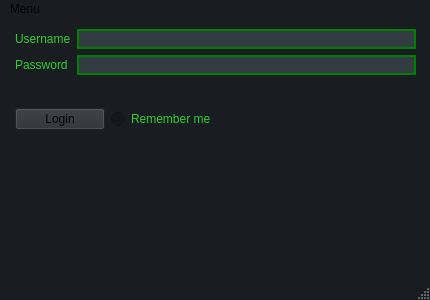
<?xml version="1.0" encoding="UTF-8"?>
<ui version="4.0">
 <class>AccountsWindow</class>
 <widget class="QMainWindow" name="AccountsWindow">
  <property name="geometry">
   <rect>
    <x>0</x>
    <y>0</y>
    <width>430</width>
    <height>300</height>
   </rect>
  </property>
  <property name="minimumSize">
   <size>
    <width>430</width>
    <height>300</height>
   </size>
  </property>
  <property name="maximumSize">
   <size>
    <width>430</width>
    <height>300</height>
   </size>
  </property>
  <property name="palette">
   <palette>
    <active>
     <colorrole role="WindowText">
      <brush brushstyle="SolidPattern">
       <color alpha="255">
        <red>50</red>
        <green>205</green>
        <blue>50</blue>
       </color>
      </brush>
     </colorrole>
     <colorrole role="Button">
      <brush brushstyle="SolidPattern">
       <color alpha="255">
        <red>42</red>
        <green>46</green>
        <blue>51</blue>
       </color>
      </brush>
     </colorrole>
     <colorrole role="Light">
      <brush brushstyle="SolidPattern">
       <color alpha="255">
        <red>25</red>
        <green>29</green>
        <blue>33</blue>
       </color>
      </brush>
     </colorrole>
     <colorrole role="Midlight">
      <brush brushstyle="SolidPattern">
       <color alpha="255">
        <red>25</red>
        <green>29</green>
        <blue>33</blue>
       </color>
      </brush>
     </colorrole>
     <colorrole role="Text">
      <brush brushstyle="SolidPattern">
       <color alpha="255">
        <red>50</red>
        <green>205</green>
        <blue>50</blue>
       </color>
      </brush>
     </colorrole>
     <colorrole role="BrightText">
      <brush brushstyle="SolidPattern">
       <color alpha="255">
        <red>255</red>
        <green>85</green>
        <blue>85</blue>
       </color>
      </brush>
     </colorrole>
     <colorrole role="ButtonText">
      <brush brushstyle="SolidPattern">
       <color alpha="255">
        <red>50</red>
        <green>205</green>
        <blue>50</blue>
       </color>
      </brush>
     </colorrole>
     <colorrole role="Base">
      <brush brushstyle="SolidPattern">
       <color alpha="255">
        <red>21</red>
        <green>24</green>
        <blue>27</blue>
       </color>
      </brush>
     </colorrole>
     <colorrole role="Window">
      <brush brushstyle="SolidPattern">
       <color alpha="255">
        <red>25</red>
        <green>29</green>
        <blue>33</blue>
       </color>
      </brush>
     </colorrole>
     <colorrole role="Highlight">
      <brush brushstyle="SolidPattern">
       <color alpha="255">
        <red>56</red>
        <green>142</green>
        <blue>60</blue>
       </color>
      </brush>
     </colorrole>
     <colorrole role="AlternateBase">
      <brush brushstyle="SolidPattern">
       <color alpha="255">
        <red>35</red>
        <green>39</green>
        <blue>43</blue>
       </color>
      </brush>
     </colorrole>
     <colorrole role="ToolTipBase">
      <brush brushstyle="SolidPattern">
       <color alpha="255">
        <red>21</red>
        <green>24</green>
        <blue>27</blue>
       </color>
      </brush>
     </colorrole>
    </active>
    <inactive>
     <colorrole role="WindowText">
      <brush brushstyle="SolidPattern">
       <color alpha="255">
        <red>50</red>
        <green>205</green>
        <blue>50</blue>
       </color>
      </brush>
     </colorrole>
     <colorrole role="Button">
      <brush brushstyle="SolidPattern">
       <color alpha="255">
        <red>42</red>
        <green>46</green>
        <blue>51</blue>
       </color>
      </brush>
     </colorrole>
     <colorrole role="Light">
      <brush brushstyle="SolidPattern">
       <color alpha="255">
        <red>25</red>
        <green>29</green>
        <blue>33</blue>
       </color>
      </brush>
     </colorrole>
     <colorrole role="Midlight">
      <brush brushstyle="SolidPattern">
       <color alpha="255">
        <red>25</red>
        <green>29</green>
        <blue>33</blue>
       </color>
      </brush>
     </colorrole>
     <colorrole role="Text">
      <brush brushstyle="SolidPattern">
       <color alpha="255">
        <red>50</red>
        <green>205</green>
        <blue>50</blue>
       </color>
      </brush>
     </colorrole>
     <colorrole role="BrightText">
      <brush brushstyle="SolidPattern">
       <color alpha="255">
        <red>255</red>
        <green>85</green>
        <blue>85</blue>
       </color>
      </brush>
     </colorrole>
     <colorrole role="ButtonText">
      <brush brushstyle="SolidPattern">
       <color alpha="255">
        <red>50</red>
        <green>205</green>
        <blue>50</blue>
       </color>
      </brush>
     </colorrole>
     <colorrole role="Base">
      <brush brushstyle="SolidPattern">
       <color alpha="255">
        <red>21</red>
        <green>24</green>
        <blue>27</blue>
       </color>
      </brush>
     </colorrole>
     <colorrole role="Window">
      <brush brushstyle="SolidPattern">
       <color alpha="255">
        <red>25</red>
        <green>29</green>
        <blue>33</blue>
       </color>
      </brush>
     </colorrole>
     <colorrole role="Highlight">
      <brush brushstyle="SolidPattern">
       <color alpha="255">
        <red>56</red>
        <green>142</green>
        <blue>60</blue>
       </color>
      </brush>
     </colorrole>
     <colorrole role="AlternateBase">
      <brush brushstyle="SolidPattern">
       <color alpha="255">
        <red>35</red>
        <green>39</green>
        <blue>43</blue>
       </color>
      </brush>
     </colorrole>
     <colorrole role="ToolTipBase">
      <brush brushstyle="SolidPattern">
       <color alpha="255">
        <red>21</red>
        <green>24</green>
        <blue>27</blue>
       </color>
      </brush>
     </colorrole>
    </inactive>
    <disabled>
     <colorrole role="Button">
      <brush brushstyle="SolidPattern">
       <color alpha="255">
        <red>42</red>
        <green>46</green>
        <blue>51</blue>
       </color>
      </brush>
     </colorrole>
     <colorrole role="Light">
      <brush brushstyle="SolidPattern">
       <color alpha="255">
        <red>25</red>
        <green>29</green>
        <blue>33</blue>
       </color>
      </brush>
     </colorrole>
     <colorrole role="Midlight">
      <brush brushstyle="SolidPattern">
       <color alpha="255">
        <red>25</red>
        <green>29</green>
        <blue>33</blue>
       </color>
      </brush>
     </colorrole>
     <colorrole role="BrightText">
      <brush brushstyle="SolidPattern">
       <color alpha="255">
        <red>255</red>
        <green>85</green>
        <blue>85</blue>
       </color>
      </brush>
     </colorrole>
     <colorrole role="Base">
      <brush brushstyle="SolidPattern">
       <color alpha="255">
        <red>25</red>
        <green>29</green>
        <blue>33</blue>
       </color>
      </brush>
     </colorrole>
     <colorrole role="Window">
      <brush brushstyle="SolidPattern">
       <color alpha="255">
        <red>25</red>
        <green>29</green>
        <blue>33</blue>
       </color>
      </brush>
     </colorrole>
     <colorrole role="AlternateBase">
      <brush brushstyle="SolidPattern">
       <color alpha="255">
        <red>35</red>
        <green>39</green>
        <blue>43</blue>
       </color>
      </brush>
     </colorrole>
     <colorrole role="ToolTipBase">
      <brush brushstyle="SolidPattern">
       <color alpha="255">
        <red>21</red>
        <green>24</green>
        <blue>27</blue>
       </color>
      </brush>
     </colorrole>
    </disabled>
   </palette>
  </property>
  <property name="windowTitle">
   <string>QuickFileHosting - Account</string>
  </property>
  <widget class="QWidget" name="centralwidget">
   <widget class="QStackedWidget" name="stackedWidget">
    <property name="geometry">
     <rect>
      <x>0</x>
      <y>0</y>
      <width>431</width>
      <height>201</height>
     </rect>
    </property>
    <property name="currentIndex">
     <number>0</number>
    </property>
    <widget class="QWidget" name="page_3">
     <widget class="QWidget" name="gridLayoutWidget">
      <property name="geometry">
       <rect>
        <x>10</x>
        <y>10</y>
        <width>411</width>
        <height>101</height>
       </rect>
      </property>
      <layout class="QGridLayout" name="gridLayout">
       <property name="leftMargin">
        <number>5</number>
       </property>
       <property name="rightMargin">
        <number>5</number>
       </property>
       <item row="0" column="0">
        <layout class="QFormLayout" name="formLayout">
         <item row="0" column="0">
          <widget class="QLabel" name="label">
           <property name="text">
            <string>Username</string>
           </property>
          </widget>
         </item>
         <item row="0" column="1">
          <widget class="QLineEdit" name="username">
           <property name="styleSheet">
            <string notr="true">background-color: rgba(50, 58, 66, 1);
border: 2px solid green;</string>
           </property>
          </widget>
         </item>
         <item row="1" column="0">
          <widget class="QLabel" name="label_2">
           <property name="text">
            <string>Password</string>
           </property>
          </widget>
         </item>
         <item row="1" column="1">
          <widget class="QLineEdit" name="password">
           <property name="styleSheet">
            <string notr="true">background-color: rgba(50, 58, 66, 1);
border: 2px solid green;</string>
           </property>
           <property name="inputMethodHints">
            <set>Qt::InputMethodHint::ImhHiddenText|Qt::InputMethodHint::ImhSensitiveData</set>
           </property>
          </widget>
         </item>
        </layout>
       </item>
       <item row="1" column="0">
        <layout class="QHBoxLayout" name="horizontalLayout_3">
         <item>
          <widget class="QPushButton" name="loginButton">
           <property name="maximumSize">
            <size>
             <width>90</width>
             <height>25</height>
            </size>
           </property>
           <property name="styleSheet">
            <string notr="true">background-color: rgba(42, 46, 51, 1);</string>
           </property>
           <property name="text">
            <string>Login</string>
           </property>
          </widget>
         </item>
         <item>
          <widget class="QRadioButton" name="remembermeButton">
           <property name="text">
            <string>Remember me</string>
           </property>
          </widget>
         </item>
        </layout>
       </item>
      </layout>
     </widget>
    </widget>
    <widget class="QWidget" name="page_4">
     <widget class="QWidget" name="gridLayoutWidget_2">
      <property name="geometry">
       <rect>
        <x>10</x>
        <y>10</y>
        <width>411</width>
        <height>161</height>
       </rect>
      </property>
      <layout class="QGridLayout" name="gridLayout_4">
       <property name="leftMargin">
        <number>5</number>
       </property>
       <property name="rightMargin">
        <number>5</number>
       </property>
       <item row="0" column="0">
        <layout class="QFormLayout" name="formLayout_4">
         <item row="0" column="1">
          <widget class="QLineEdit" name="username_4">
           <property name="styleSheet">
            <string notr="true">background-color: rgba(50, 58, 66, 1);
border: 2px solid green;</string>
           </property>
          </widget>
         </item>
         <item row="1" column="0">
          <widget class="QLabel" name="label_8">
           <property name="text">
            <string>Password</string>
           </property>
          </widget>
         </item>
         <item row="1" column="1">
          <widget class="QLineEdit" name="password_4">
           <property name="styleSheet">
            <string notr="true">background-color: rgba(50, 58, 66, 1);
border: 2px solid green;</string>
           </property>
           <property name="inputMethodHints">
            <set>Qt::InputMethodHint::ImhHiddenText|Qt::InputMethodHint::ImhSensitiveData</set>
           </property>
          </widget>
         </item>
         <item row="2" column="0">
          <widget class="QLabel" name="repeatPasswordLabel">
           <property name="text">
            <string>Repeat Password</string>
           </property>
          </widget>
         </item>
         <item row="2" column="1">
          <widget class="QLineEdit" name="repeatPasswordLineEdit">
           <property name="styleSheet">
            <string notr="true">background-color: rgba(50, 58, 66, 1);
border: 2px solid green;</string>
           </property>
          </widget>
         </item>
         <item row="0" column="0">
          <widget class="QLabel" name="label_7">
           <property name="text">
            <string>Username</string>
           </property>
          </widget>
         </item>
         <item row="3" column="0">
          <widget class="QLabel" name="emailLabel">
           <property name="text">
            <string>Email</string>
           </property>
          </widget>
         </item>
         <item row="3" column="1">
          <widget class="QLineEdit" name="emailLineEdit">
           <property name="styleSheet">
            <string notr="true">background-color: rgba(50, 58, 66, 1);
border: 2px solid green;</string>
           </property>
          </widget>
         </item>
        </layout>
       </item>
       <item row="1" column="0">
        <widget class="QPushButton" name="registerButton_4">
         <property name="maximumSize">
          <size>
           <width>90</width>
           <height>25</height>
          </size>
         </property>
         <property name="styleSheet">
          <string notr="true">background-color: rgba(42, 46, 51, 1);</string>
         </property>
         <property name="text">
          <string>Register</string>
         </property>
        </widget>
       </item>
      </layout>
     </widget>
    </widget>
    <widget class="QWidget" name="page">
     <widget class="QWidget" name="verticalLayoutWidget">
      <property name="geometry">
       <rect>
        <x>0</x>
        <y>0</y>
        <width>431</width>
        <height>221</height>
       </rect>
      </property>
      <layout class="QVBoxLayout" name="verticalLayout">
       <item>
        <layout class="QHBoxLayout" name="horizontalLayout">
         <item>
          <widget class="QPushButton" name="logoutButton">
           <property name="maximumSize">
            <size>
             <width>80</width>
             <height>25</height>
            </size>
           </property>
           <property name="styleSheet">
            <string notr="true">background-color: rgba(42, 46, 51, 1);</string>
           </property>
           <property name="text">
            <string>Logout</string>
           </property>
          </widget>
         </item>
        </layout>
       </item>
      </layout>
     </widget>
    </widget>
   </widget>
   <widget class="QLabel" name="accInfoLabel">
    <property name="geometry">
     <rect>
      <x>10</x>
      <y>224</y>
      <width>401</width>
      <height>16</height>
     </rect>
    </property>
    <property name="maximumSize">
     <size>
      <width>16777215</width>
      <height>16</height>
     </size>
    </property>
    <property name="text">
     <string/>
    </property>
   </widget>
   <widget class="QLabel" name="databaseLabel">
    <property name="geometry">
     <rect>
      <x>10</x>
      <y>242</y>
      <width>401</width>
      <height>16</height>
     </rect>
    </property>
    <property name="maximumSize">
     <size>
      <width>16777215</width>
      <height>16</height>
     </size>
    </property>
    <property name="text">
     <string/>
    </property>
   </widget>
  </widget>
  <widget class="QMenuBar" name="menubar">
   <property name="geometry">
    <rect>
     <x>0</x>
     <y>0</y>
     <width>430</width>
     <height>21</height>
    </rect>
   </property>
   <property name="styleSheet">
    <string notr="true">QMenuBar::item:selected { 
     background-color: rgba(40, 47, 53, 1);
}

QMenuBar {
	background-color: rgba(25, 29, 33,1);
}</string>
   </property>
   <widget class="QMenu" name="menuMenu">
    <property name="autoFillBackground">
     <bool>false</bool>
    </property>
    <property name="styleSheet">
     <string notr="true">QMenu {
	background-color: rgba(25, 29, 33,1);
}</string>
    </property>
    <property name="title">
     <string>Menu</string>
    </property>
    <addaction name="actionLogin"/>
    <addaction name="actionRegister"/>
    <addaction name="actionMore_Actions"/>
   </widget>
   <addaction name="menuMenu"/>
  </widget>
  <widget class="QStatusBar" name="statusbar"/>
  <action name="actionLogin">
   <property name="text">
    <string>Login</string>
   </property>
  </action>
  <action name="actionRegister">
   <property name="text">
    <string>Register</string>
   </property>
  </action>
  <action name="actionMore_Actions">
   <property name="text">
    <string>More Actions</string>
   </property>
  </action>
 </widget>
 <resources/>
 <connections/>
</ui>
